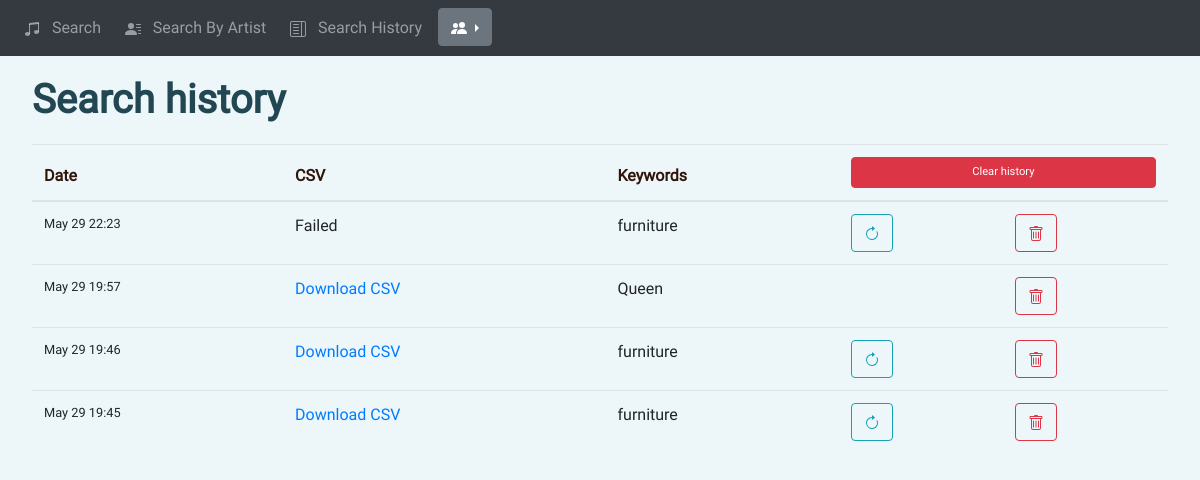
The app's page /history (signed in), older data.
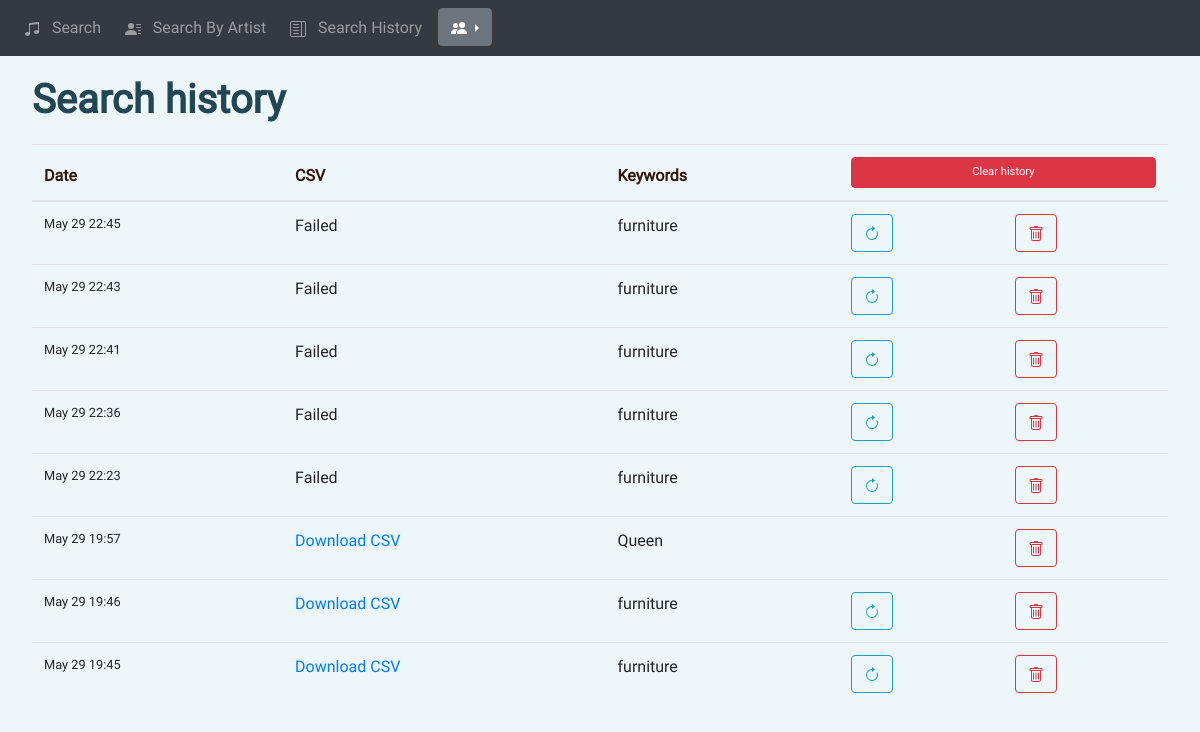
The same page, newer data.
### sd_app/models.py (models this page shows)
class Search(db.Model):
    id = db.Column(db.Integer, primary_key=True)
    date = db.Column(db.DateTime(timezone=True), default=func.now())
    user = db.Column(db.String(150))
    keywords = db.Column(db.String(150))
    csv_path = db.Column(db.String(150))
    html_path = db.Column(db.String(150))
    prompt = db.Column(db.String(516))
    intro_prompt = db.Column(db.String(516))
    user_id = db.Column(db.Integer, db.ForeignKey("user.id"))
    by_artist = db.Column(db.Integer, default=0)
    user_inst = db.relationship("User", back_populates="searches")

### sd_app/views.py (the view)
@views.route('/history', methods=['GET'])
@login_required
def history():
    return render_template("history.html",
                           user=current_user,
                           searches=Search.query.filter_by(user_id=current_user.id).order_by(
                               Search.date.desc()).all(),
                           json_load=json.loads,
                           set=set)

### sd_app/__init__.py (called while the page is built)
def create_app():
    global app
    app = Flask(__name__)
    app.config['SECRET_KEY'] = 'THISISTHESECRETKEY'
    app.config['SQLALCHEMY_DATABASE_URI'] = db_string_conn
    db.init_app(app)
    env = Environment(  # Jinja env
        loader=PackageLoader("sd_app"),
        autoescape=select_autoescape()
    )
    from .views import views
    from .auth import auth
    from .api import api
    app.register_blueprint(views, url_prefix='/')
    app.register_blueprint(auth, url_prefix='/')
    app.register_blueprint(api, url_prefix='/api/')
    from .models import User
    create_database(app)
    login_manager = LoginManager()
    login_manager.login_view = 'auth.login'
    login_manager.init_app(app)
    @login_manager.user_loader
    def load_user(id):
        return User.query.get(int(id))
    return app

### sd_app/templates/history.html (shortened to what this page needs)
{% extends "base.html" %} {% block title %}Search history{% endblock %}
{% block content %}
<h1 class="page-title">Search history</h1>
<table class="table" id="keyword-table">
    <thead>
        <tr>
        <th scope="col">Date</th>
        <th scope="col">CSV</th>
        <th scope="col">Keywords</th>
        <th scope="col" colspan="2">
          <button type="button" class="btn btn-danger" onClick="clear_table('history')" style="font-size:70%;width:100%">Clear history</button>
        </th>
        </tr>
    </thead>
    <tbody>
        {%for search in searches %}
    <tr>
    <td class="text">
        {{search.date.strftime('%b %d %H:%M')}}
    </td>
    <td>
        {% if search.csv_path != 'In progress' and search.csv_path != 'Failed' %}
      <a href="{{ url_for('views.download', filename=search.csv_path) }}">Download CSV</a>
        {% else %}
        {{search.csv_path}}
        {% endif %}
    </td>
    {% if search.by_artist == 0 %}
        <td>
            {{ ', '.join(set(json_load(search.keywords).get('keyword').values())) }}
        </td>
        <td class="column_action">
            <button type="button" class="btn btn-outline-info" onClick="repeat_search({{ search.id }})">
            </button>
        </td>
    {% else %}
    <td>
        {{ search.keywords }}
    </td>
    <td>
    </td>
    {% endif %}
    <td class="column_action">
        <button type="button" class="btn btn-outline-danger" onClick="delete_row({{ search.id }}, 'history')">
        </button>
    </td>
    </tr>
        {% endfor %}
  </tbody>
</table>
{% endblock %}

### sd_app/templates/base.html (shortened to what this page needs)
<!DOCTYPE html>
<html>
  <head>
    <link
      rel="stylesheet"
      href="https://stackpath.bootstrapcdn.com/bootstrap/4.4.1/css/bootstrap.min.css"
    />
    <link rel="stylesheet" href="{{ url_for('static', filename='base.css') }}">
  </head>
  <body>
    <nav class="navbar navbar-expand-lg navbar-dark bg-dark">
      <div class="collapse navbar-collapse" id="navbar">
        <div class="navbar-nav">
          {% if user.is_authenticated %}
          <a class="nav-item nav-link" id="search" href="/search">
            &nbsp Search &nbsp
          </a>
          <a class="nav-item nav-link" id="search-by-artist" href="/search-by-artist">
            &nbsp Search By Artist &nbsp
          </a>
          <a class="nav-item nav-link" id="history" href="/history">
            &nbsp Search History &nbsp
          </a>
          <div class="dropdown dropright">
            <button class="btn btn-secondary dropdown-toggle" type="button" id="dropdownMenuButton" data-toggle="dropdown" aria-haspopup="true" aria-expanded="false">
            </button>
          </div>
          {% endif %}
        </div>
      </div>
    </nav>
    <div style="margin:0 2em;">{% block content %}
    {% endblock %}
    </div>
  </body>
</html>

### sd_app/static/base.css (style rules this page uses)
:root { --background:#edf7fa; --background-secondary:#cfd3cf; --primary:#5eb9d5; --primary-title:#224753; --secondary: #d57a5e; --text: #31140a; }
.navbar-nav { font-family: roboto; vertical-align: center; }
.page-title { color:var(--primary-title); font-family:roboto; font-weight:bold; margin-top: 0.5em; margin-bottom: 0.5em; }
table { margin-bottom: 5em; font-family:roboto; padding: 0.85em 1.2em; }
th { color:var(--text); }
button, input, label { font-family:roboto; }
.column_action { justify-content: center; }
.text { font-family: roboto; font-size: 0.8em; }
html, body { background-color: var(--background); margin:0; padding:0;; }

Row changes from the older to the newer data that the page shows:
added Search: date "May 29 22:45", csv_path "Failed", keywords "furniture"
added Search: date "May 29 22:43", csv_path "Failed", keywords "furniture"
added Search: date "May 29 22:41", csv_path "Failed", keywords "furniture"
added Search: date "May 29 22:36", csv_path "Failed", keywords "furniture"
